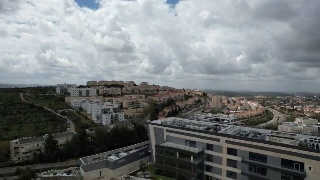
#> input picture selected_frame_100_similar_frames/frame_0683.jpg, 320 x 180 px
$ python -i video2Images.py   (imports and definitions only)
#> lines starting #> are read from the running program, lines starting #| are printed output that depends on the picture; after the words box and inside, x2 and y2 are one past the last pixel; in counts of white or black regions, pixels touching at a corner belong together
#> further down, picture is the input picture: shape (180, 320, 3); mean B, G, R 122.6, 121.5, 117.2
import argparse
import cv2
import numpy as np
from skimage.metrics import structural_similarity as ssim
import os
from tqdm import tqdm


def estimate_height_from_frame(frame, reference_height=1.0, reference_size=100):
    """
    Estimate height based on the apparent size of a reference object in the frame.
    This is a rudimentary estimation and assumes the reference object is visible and its real-world size is known.

    Parameters:
    - frame: The current video frame.
    - reference_height: The real-world height of the reference object (in meters).
    - reference_size: The size of the reference object in pixels at 1 meter distance.

    Returns:
    - Estimated height in meters.
    """
#> called with reference_height = 1, reference_size = 100
    gray = cv2.cvtColor(frame, cv2.COLOR_BGR2GRAY)
    _, thresh = cv2.threshold(gray, 200, 255, cv2.THRESH_BINARY)
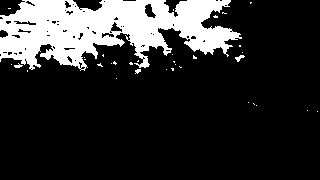
#> thresh: shape (180, 320); 18.3% white; 34 white regions (30 under 20 px)
    contours, _ = cv2.findContours(thresh, cv2.RETR_EXTERNAL, cv2.CHAIN_APPROX_SIMPLE)
#> contours = 34 contours, 32 with area under 20; largest, box (x1, y1, x2, y2) and area: (0, 0, 242, 71) 10338, (235, 55, 245, 62) 22

    for contour in contours:
        area = cv2.contourArea(contour)
        if area > 0:
            estimated_distance = (reference_size / np.sqrt(area)) * reference_height
            return estimated_distance
#> this loop made 9 passes
#> (area, estimated_distance) on pass 9: (12.5, 28.28)
#> (contour, area) on passes 1 to 6: ([[317, 111]], 0), ([[307, 110]], 0), ([[256, 105]], 0), ([[253, 103], [254, 104]], 0), ([[248, 102]], 0), ([[116, 78]], 0)
    return None


# [86 lines left out: functions select_100_distinct_frames, main, not called in this run]


# [4 lines not run here, left out]

>>> import cv2
>>> picture = cv2.imread('selected_frame_100_similar_frames/frame_0683.jpg')
>>> result = estimate_height_from_frame(picture)
#> result = 28.28

$ run again, on selected_frame_100_similar_frames/frame_0724.jpg
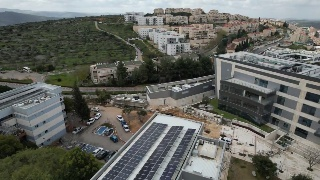
#> input picture selected_frame_100_similar_frames/frame_0724.jpg, 320 x 180 px
#> picture is the input picture: shape (180, 320, 3); mean B, G, R 97.8, 103, 101
#> in estimate_height_from_frame, `gray = cv2.cvtColor(frame, cv2.COLOR_BGR2GRAY)`:
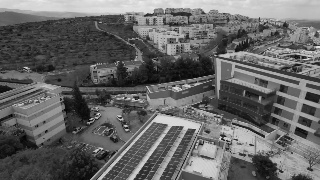
#> gray: shape (180, 320); min 1, max 237, mean 101.8
#> in estimate_height_from_frame, `_, thresh = cv2.threshold(gray, 200, 255, cv2.THRESH_BINARY)`:
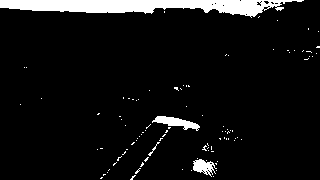
#> thresh: shape (180, 320); 6.9% white; 98 white regions (94 under 20 px)
#> contours = 98 contours, 95 with area under 20; largest, box (x1, y1, x2, y2) and area: (0, 0, 304, 18) 2856, (152, 116, 200, 131) 278, (193, 159, 217, 177) 206
#> the loop in estimate_height_from_frame, `for contour in contours:` made 1 pass
#> (contour, area, estimated_distance) on pass 1: ([[101, 177], [100, 178], [101, 178], [102, 177]], 1, 100)
#> result = 100

$ run again, on selected_frame_100_similar_frames/frame_0765.jpg
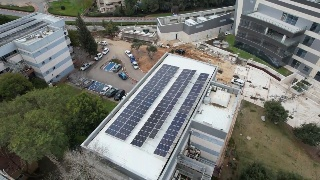
#> input picture selected_frame_100_similar_frames/frame_0765.jpg, 320 x 180 px
#> picture is the input picture: shape (180, 320, 3); mean B, G, R 109.1, 115.1, 113.2
#> in estimate_height_from_frame, `gray = cv2.cvtColor(frame, cv2.COLOR_BGR2GRAY)`:
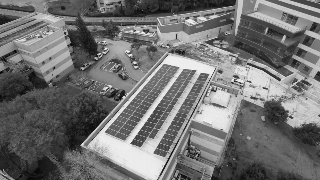
#> gray: shape (180, 320); min 2, max 248, mean 113.8
#> in estimate_height_from_frame, `_, thresh = cv2.threshold(gray, 200, 255, cv2.THRESH_BINARY)`:
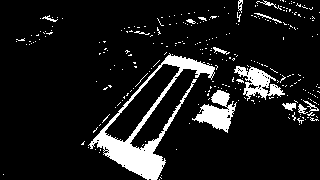
#> thresh: shape (180, 320); 10.3% white; 280 white regions (266 under 20 px)
#> contours = 280 contours, 271 with area under 20; largest, box (x1, y1, x2, y2) and area: (88, 53, 215, 180) 4604, (192, 90, 237, 133) 785, (234, 66, 285, 101) 690, (282, 103, 296, 111) 53, (303, 100, 319, 112) 40
#> the loop in estimate_height_from_frame, `for contour in contours:` made 12 passes
#> (contour, area, estimated_distance) on pass 12: ([[84, 141], [81, 144], [83, 144], [83, 142]], 2, 70.71)
#> result = 70.71

$ run again, on selected_frame_100_similar_frames/frame_0806.jpg
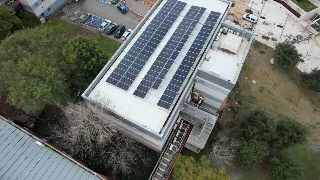
#> input picture selected_frame_100_similar_frames/frame_0806.jpg, 320 x 180 px
#> picture is the input picture: shape (180, 320, 3); mean B, G, R 102.6, 109.7, 104.9
#> in estimate_height_from_frame, `gray = cv2.cvtColor(frame, cv2.COLOR_BGR2GRAY)`:
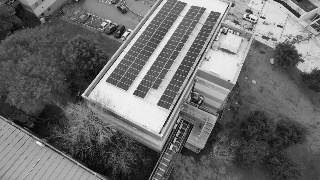
#> gray: shape (180, 320); min 1, max 244, mean 107.4
#> in estimate_height_from_frame, `_, thresh = cv2.threshold(gray, 200, 255, cv2.THRESH_BINARY)`:
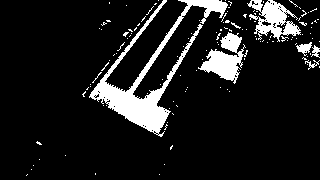
#> thresh: shape (180, 320); 11.2% white; 129 white regions (122 under 20 px)
#> contours = 128 contours, 122 with area under 20; largest, box (x1, y1, x2, y2) and area: (89, 0, 228, 137) 3176, (247, 0, 301, 42) 1045, (198, 32, 248, 84) 1018, (296, 42, 312, 56) 90, (311, 45, 320, 58) 38, (305, 60, 320, 70) 22
#> the loop in estimate_height_from_frame, `for contour in contours:` made 9 passes
#> (area, estimated_distance) on pass 9: (3, 57.74)
#> result = 57.74
